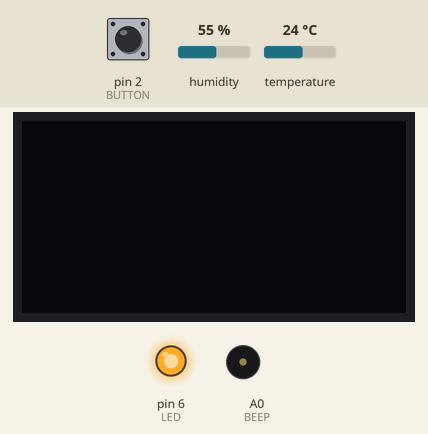
Recording of a sketch running on a simulated Arduino Uno, built with avr-gcc and run on an emulated ATmega328P. Parts: 128×64 one-colour display, output pins drawn as LEDs (lit = HIGH), buzzer (waves = sounding). The inputs (shaded band) are chosen by the test bench; at power-on: pin 2 (BUTTON) HIGH, humidity 55 %, temperature 24 °C. Sleep ends after the set time or at an interrupt.

Above: at 1.2 s.
1.3 s: pin 2 (BUTTON) pulled LOW for 0.15 s
At 2.9 s:
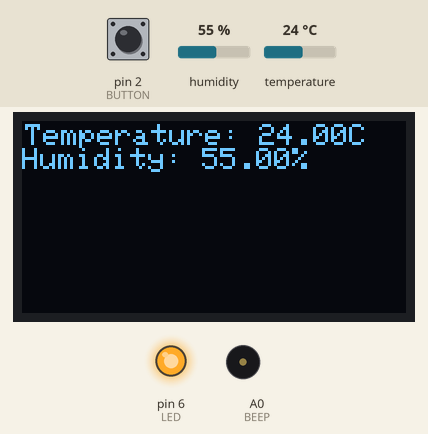
4.4 s: pin 2 (BUTTON) pulled LOW for 1 s
At 7.3 s:
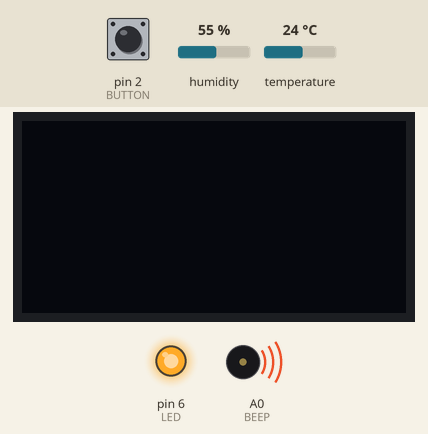
8.4 s: pin 2 (BUTTON) pulled LOW for 0.15 s
At 9.5 s:
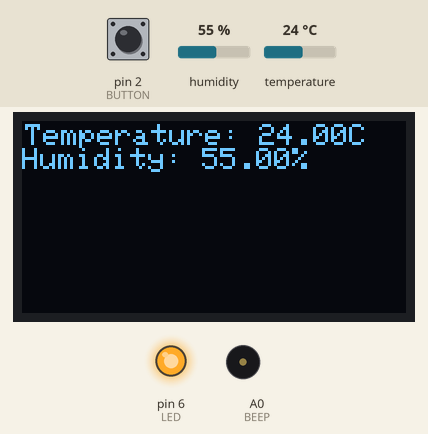
11.5 s: pin 2 (BUTTON) pulled LOW for 3.2 s
At 15.7 s:
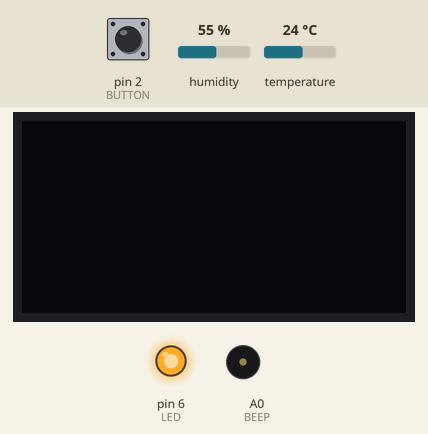
Timing chart, 0 to 17.2 s (numbered marks = the images above; inputs shaded):
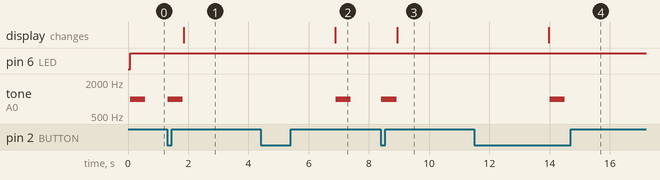

Measured:
- after the input at 1.3 s, tone on A0 (BEEP): silent → 1000 Hz at once, → silent 0.50 s later; the display: changes after 0.55 s (image 1)
- after the input at 4.4 s, tone on A0 (BEEP): silent → 1000 Hz after 2.5 s, → silent 0.50 s later
- after the input at 8.4 s, tone on A0 (BEEP): silent → 1000 Hz at once, → silent 0.50 s later; the display: changes after 0.55 s (image 3)
- after the input at 11.5 s, tone on A0 (BEEP): silent → 1000 Hz after 2.5 s, → silent 0.50 s later

The sketch:

project.ino
```cpp
/*
 * 597LP Final Project
 * -------------------
 * Measures temperature and humidity
 * Controls fans based on sensor readings
 * Connected to an OLED display to communicate the readings/warn user
 * Authors: Akshat Sahay, Jessica Peters, Stephen Morelli
 */

#include <Wire.h>
#include <SPI.h>
#include "SparkFun_Si7021_Breakout_Library.h"
#include <Adafruit_SSD1306.h>

/* define pins for hook-up */
#define LED     PD6
#define BUTTON  PD2

#define BEEP    A0

/* define range for temperature and humidity */
#define TEMP_HIGH 25
#define TEMP_LOW  15

#define HUM_HIGH  50
#define HUM_LOW   30

// object for SSD1306 display
Adafruit_SSD1306 display(128,64, &Wire, 4);

// object for Si7021 sensor
Weather sensor;

/* define variables */
float humidity = 0;           // variable for humidity readings
float tempC = 0;              // variable for temperature readings

bool goToSleep = true;        // if 1, sleep
bool updateDisplay = false;   // if 1, update display

void setup() {
  // set button as INPUT_PULLUP
  DDRD  &= ~(1 << BUTTON);
  PORTD |= (1 << BUTTON);

  // set LED as OUTPUT
  DDRD |= (1 << LED);

  // set BEEP as OUTPUT
  pinMode(BEEP, OUTPUT);

  sensor.begin(); // initialize sensor

  // enable sleep and power-down mode
  SMCR |= (1 << SM1);   // power-down mode
  SMCR |= (1 << SE);    // enable sleep

  // enable digital interrupts on PIN2
  attachInterrupt(0, digitalInterrupt, FALLING); // enable interrupts on INT0

  // initialise display, set attributes
  display.begin(SSD1306_SWITCHCAPVCC, 0x3C);
  display.clearDisplay();
  display.setTextSize(1);
  display.setTextColor(SSD1306_WHITE);
  display.display();
}

void loop() {
  // sample sensor values from Si7021
  humidity = sensor.getRH();
  tempC = sensor.getTemp();

  // compare temperature and humidity ratings
  if((tempC < TEMP_LOW || tempC > TEMP_HIGH) || (humidity < HUM_LOW || humidity > HUM_HIGH)) {
    // warn user about their surroundings
    PORTD |= (1 << LED);

    tone(BEEP, 1000);
    delay(500);
    noTone(BEEP);
  }

  else {
    // surroundings are comfortable
    PORTD &= ~(1 << LED);
  }

  // woken up by external interrupt, activate OLED
  if(updateDisplay == true) {
    // write temperature and humidity to sensor
    display.setCursor(1, 1);

    display.print("Temperature: ");
    display.print(tempC);
    display.println("C");

    display.print("Humidity: ");
    display.print(humidity);
    display.println("%");
    display.display();

    // wait for 5 seconds
    delay(5000);

    // clear display
    display.clearDisplay();
    display.display();
  }

  // disable OLED activation and sleep for 5 minutes
  updateDisplay = false;
  powerDownWatchdog(300);
}

/*
 * Function: powerDownWatchdog
 * ---------------------------
 *  Puts device to sleep and triggers wake-up using watchdog interrupt
 *
 *  sleep_time: amount of time the device sleeps for, in seconds
 *
 *  returns: none
 */
void powerDownWatchdog(int sleep_time) {
  // initialize watchdog timer
  WDTCSR |= (1 << WDCE) | (1 << WDE);               // set watchdog enable (WDE) and watchdog change enable (WDCE)
  WDTCSR = (1 << WDP0)| (1 << WDP1)| (1 << WDP2);   // prescaler, set for 2s counter, get rid of WDE and WDCE
  WDTCSR |= (1 << WDIE);                            // set interrupt enable

  sleep_time = sleep_time/2; // set prescaler for sleep loop

  delay(10); // add minor delay to make sure any previous code executes

  // device sleeps for sleep_time seconds
  for(unsigned char i = 0; i < sleep_time; i++) {
    // if woken up by external interrupt, break out of loop
    if(goToSleep == false) break;
    asm("sleep"); // inline assembler to go to sleep
  }

  WDTCSR |= (1 << WDE) | (1 << WDCE); // set watchdog enable (WDE) and watchdog change enable (WDCE)
  WDTCSR = 0x00;                      // turn off WDT
  goToSleep = true;                   // reset goToSleep
}

/*
 * Function: ISR
 * --------------
 *  Interrupt Service Routine for WDT
 *  Any code included will be executed whenever watchdog interrupt occurs
 *
 *  returns: none
 */
ISR(WDT_vect) {
  // watchdog interrupt
}

/*
 * Function: digitalInterrupt
 * --------------------------
 *  Interrupt Service Routine for digital interrupts on INT0, INT1
 *  Any code included will be executed whenever external interrupts occur
 *
 *  returns: none
 */
void digitalInterrupt() {
  // digital button-controlled interrupt
  goToSleep = false;    // don't sleep in while loop
  updateDisplay = true; // update the display
}
```
